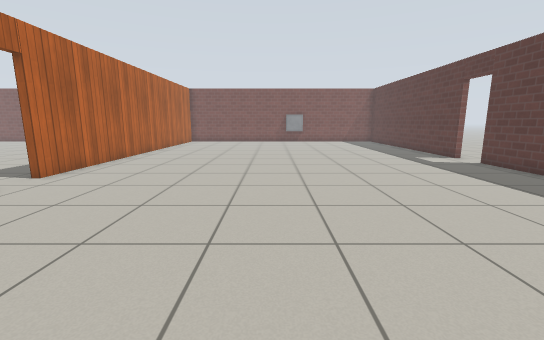
View 1 (above)

16 first-person views from a walk through a Gazebo world. The camera is 0.94 m above the floor, tilts 10° down and sees 90° across. The floor is counted in squares, 0.5 m on a side. Each view is taken from the middle of a square. On the plan, view 1 faces up. The plan holds only what a view shows up to about 15 squares ahead; the rest is blank. Robots are left out. Simple patterns stand in for the simulator's built-in surfaces.

View 2
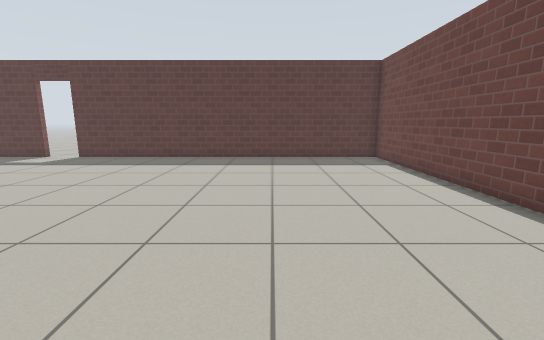

View 3
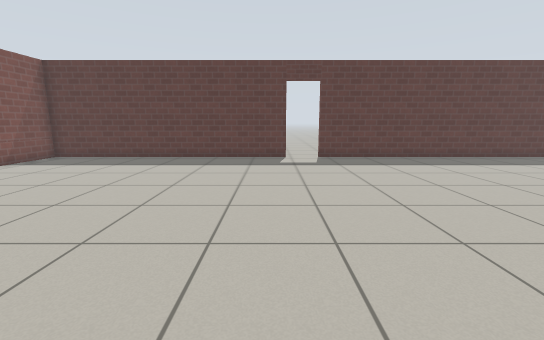

View 4
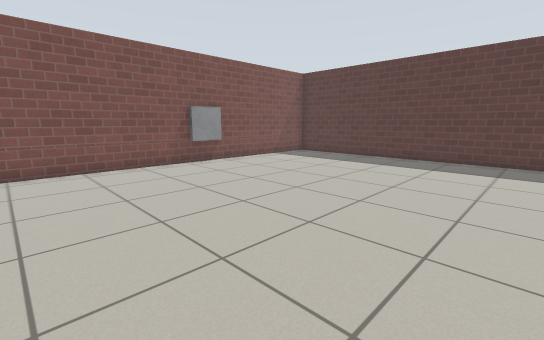

View 5
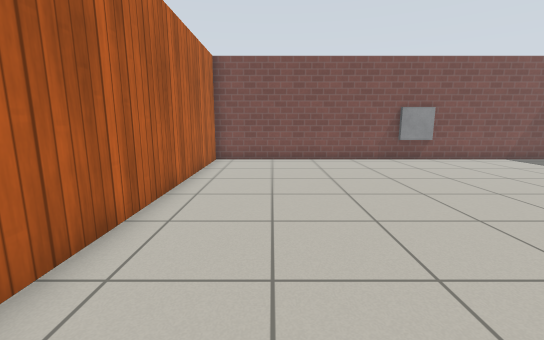

View 6
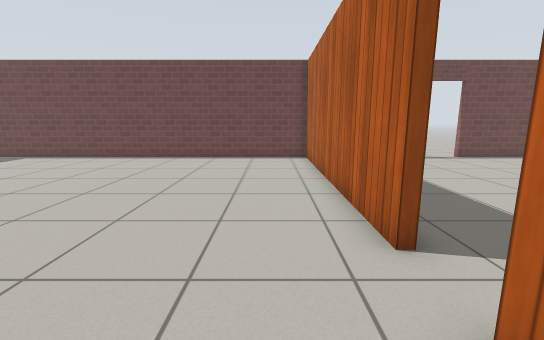

View 7
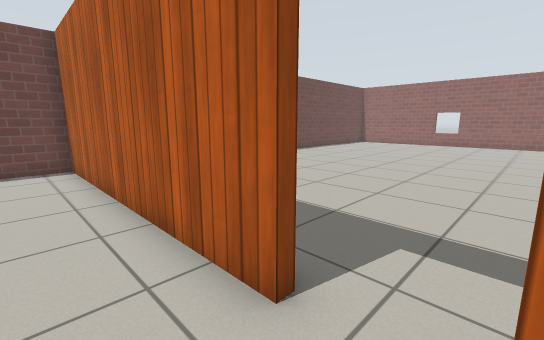

View 8
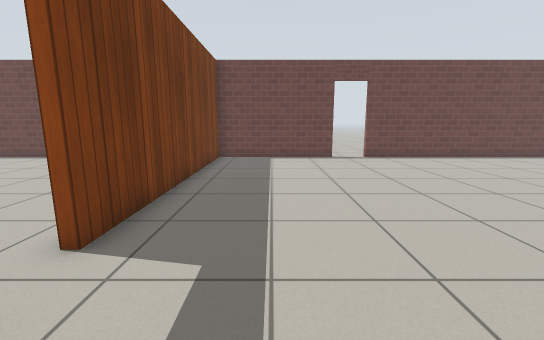

View 9
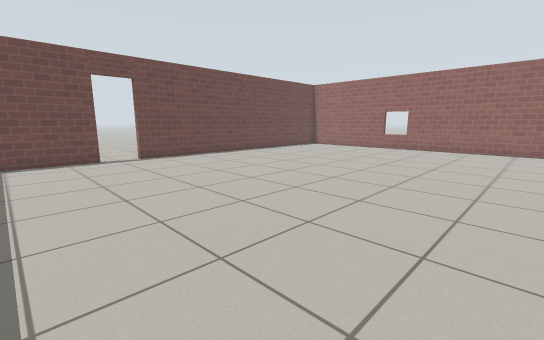

View 10
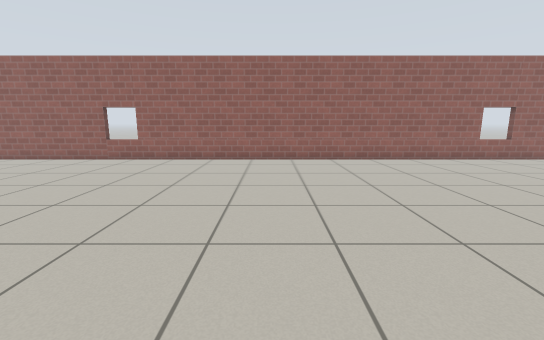

View 11
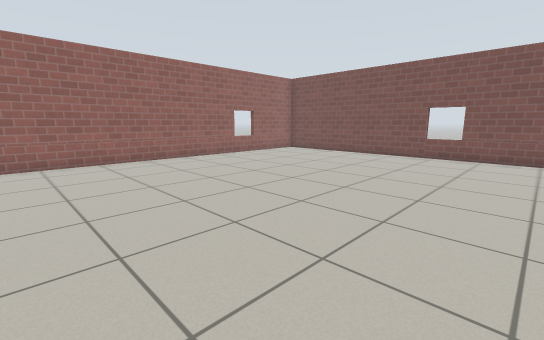

View 12
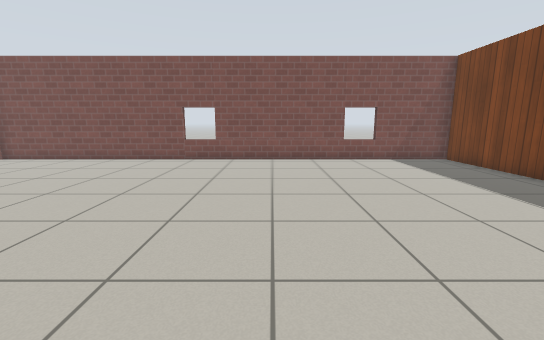

View 13
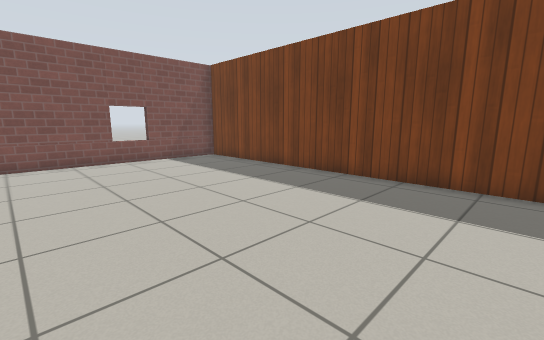

View 14
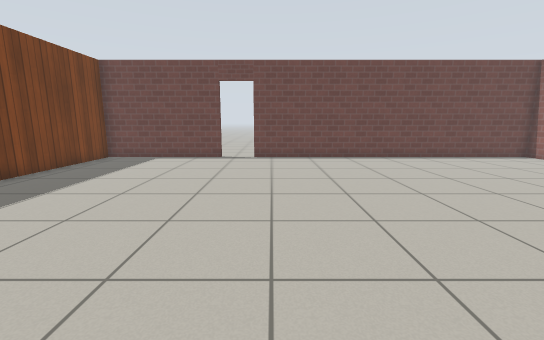

View 15
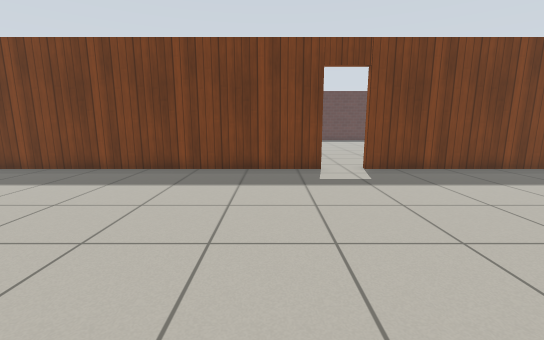

View 16
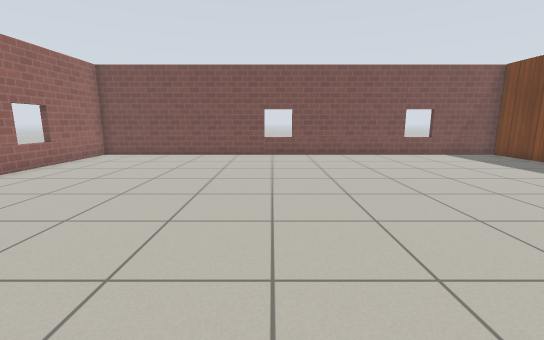

### Floor plan
Points are (right, up) in squares from view 1. A wall is a line through its corners. A room is listed if a view was taken in it or the views show most of it. See-through windows are left out.
Room 1 (views 1, 2, 3, 4, 5, 6, 7)
walls: (9.6, 14.1) (9.6, 26.8) (-7.8, 26.8) (-7.8, 9); (-7.8, 7.2) (-7.8, -3.6) (9.6, -3.6) (9.6, 12.5)
ways out: open door at (-8, 8.5) to room 2; open door at (10, 13.5)
Room 2 (views 8, 9, 10, 11, 12, 13, 14, 15, 16)
walls: (-8.1, 9) (-8.1, 26.8) (-30.7, 26.8) (-30.7, -3.6) (-16, -3.6); (-14.4, -3.6) (-8.1, -3.6) (-8.1, 7.2)
ways out: open door at (-8, 8.5) to room 1; open door at (-15.5, -4)

Where each view was taken, in squares from view 1:
view 1: 0 up, 0 right, facing up
view 2: 2 up, 5 left, facing right
view 3: 15 up, 5 left, facing right
view 4: 15 up, 5 left, facing up-right
view 5: 13 up, 5 left, facing up
view 6: 11 up, 6 left, facing down
view 7: 9 up, 6 left, facing down-left
view 8: 11 up, 11 left, facing down
view 9: 11 up, 11 left, facing down-left
view 10: 11 up, 17 left, facing left
view 11: 11 up, 17 left, facing up-left
view 12: 13 up, 17 left, facing up
view 13: 13 up, 17 left, facing up-right
view 14: 11 up, 17 left, facing down
view 15: 11 up, 19 left, facing right
view 16: 11 up, 21 left, facing up
